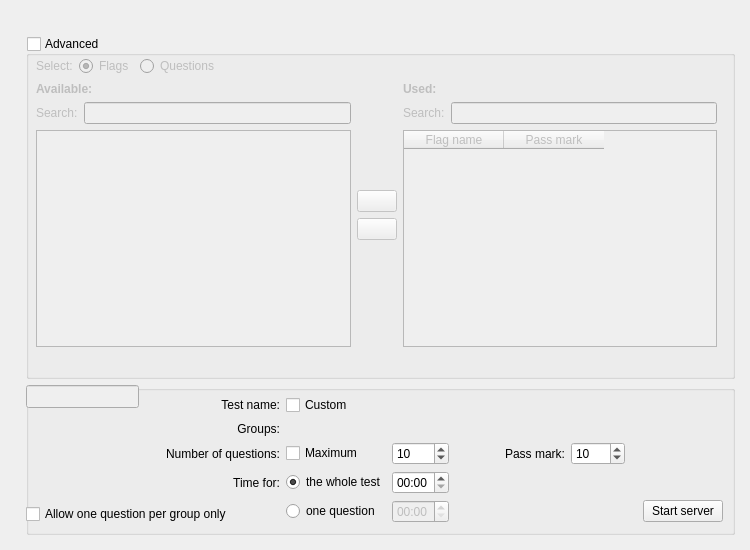
    <widget class="QWidget" name="testSettingsPage" >
     <widget class="QWidget" name="testSettingsGridLayout" >
      <property name="geometry" >
       <rect>
        <x>20</x>
        <y>30</y>
        <width>721</width>
        <height>511</height>
       </rect>
      </property>
      <layout class="QGridLayout" >
       <property name="leftMargin" >
        <number>6</number>
       </property>
       <property name="topMargin" >
        <number>6</number>
       </property>
       <property name="rightMargin" >
        <number>6</number>
       </property>
       <property name="bottomMargin" >
        <number>6</number>
       </property>
       <property name="horizontalSpacing" >
        <number>6</number>
       </property>
       <property name="verticalSpacing" >
        <number>6</number>
       </property>
       <item row="1" column="0" >
        <widget class="QGroupBox" name="TSAdvancedSetupGroupBox" >
         <property name="title" >
          <string>Advanced</string>
         </property>
         <property name="checkable" >
          <bool>true</bool>
         </property>
         <property name="checked" >
          <bool>false</bool>
         </property>
         <widget class="QWidget" name="TSAdvancedSetupGridLayout" >
          <property name="geometry" >
           <rect>
            <x>0</x>
            <y>10</y>
            <width>701</width>
            <height>311</height>
           </rect>
          </property>
          <layout class="QGridLayout" >
           <property name="leftMargin" >
            <number>10</number>
           </property>
           <property name="topMargin" >
            <number>10</number>
           </property>
           <property name="rightMargin" >
            <number>10</number>
           </property>
           <property name="bottomMargin" >
            <number>10</number>
           </property>
           <property name="horizontalSpacing" >
            <number>6</number>
           </property>
           <property name="verticalSpacing" >
            <number>6</number>
           </property>
           <item row="1" column="0" >
            <layout class="QHBoxLayout" >
             <property name="spacing" >
              <number>6</number>
             </property>
             <property name="leftMargin" >
              <number>0</number>
             </property>
             <property name="topMargin" >
              <number>0</number>
             </property>
             <property name="rightMargin" >
              <number>0</number>
             </property>
             <property name="bottomMargin" >
              <number>0</number>
             </property>
             <item>
              <layout class="QVBoxLayout" >
               <property name="spacing" >
                <number>6</number>
               </property>
               <property name="leftMargin" >
                <number>0</number>
               </property>
               <property name="topMargin" >
                <number>0</number>
               </property>
               <property name="rightMargin" >
                <number>0</number>
               </property>
               <property name="bottomMargin" >
                <number>0</number>
               </property>
               <item>
                <widget class="QLabel" name="label_exclude" >
                 <property name="text" >
                  <string>&lt;b>Available:&lt;/b></string>
                 </property>
                </widget>
               </item>
               <item>
                <layout class="QHBoxLayout" >
                 <property name="spacing" >
                  <number>6</number>
                 </property>
                 <property name="leftMargin" >
                  <number>0</number>
                 </property>
                 <property name="topMargin" >
                  <number>0</number>
                 </property>
                 <property name="rightMargin" >
                  <number>0</number>
                 </property>
                 <property name="bottomMargin" >
                  <number>0</number>
                 </property>
                 <item>
                  <widget class="QLabel" name="label_search_available" >
                   <property name="text" >
                    <string>Search:</string>
                   </property>
                  </widget>
                 </item>
                 <item>
                  <widget class="QLineEdit" name="TSSearchAvailableLineEdit" >
                   <property name="statusTip" >
                    <string>Type a keyword to filter the list below</string>
                   </property>
                  </widget>
                 </item>
                </layout>
               </item>
               <item>
                <widget class="QListWidget" name="TSExcludeListWidget" />
               </item>
              </layout>
             </item>
             <item>
              <layout class="QVBoxLayout" >
               <property name="spacing" >
                <number>6</number>
               </property>
               <property name="leftMargin" >
                <number>0</number>
               </property>
               <property name="topMargin" >
                <number>0</number>
               </property>
               <property name="rightMargin" >
                <number>0</number>
               </property>
               <property name="bottomMargin" >
                <number>0</number>
               </property>
               <item>
                <spacer>
                 <property name="orientation" >
                  <enum>Qt::Vertical</enum>
                 </property>
                 <property name="sizeHint" >
                  <size>
                   <width>20</width>
                   <height>40</height>
                  </size>
                 </property>
                </spacer>
               </item>
               <item>
                <widget class="QPushButton" name="btnAddToList" >
                 <property name="icon" >
                  <iconset resource="resources.qrc" >:/images/images/forward.png</iconset>
                 </property>
                </widget>
               </item>
               <item>
                <widget class="QPushButton" name="btnRemoveFromList" >
                 <property name="icon" >
                  <iconset resource="resources.qrc" >:/images/images/back.png</iconset>
                 </property>
                </widget>
               </item>
               <item>
                <spacer>
                 <property name="orientation" >
                  <enum>Qt::Vertical</enum>
                 </property>
                 <property name="sizeHint" >
                  <size>
                   <width>20</width>
                   <height>40</height>
                  </size>
                 </property>
                </spacer>
               </item>
              </layout>
             </item>
             <item>
              <layout class="QVBoxLayout" >
               <property name="spacing" >
                <number>6</number>
               </property>
               <property name="leftMargin" >
                <number>0</number>
               </property>
               <property name="topMargin" >
                <number>0</number>
               </property>
               <property name="rightMargin" >
                <number>0</number>
               </property>
               <property name="bottomMargin" >
                <number>0</number>
               </property>
               <item>
                <widget class="QLabel" name="label_include" >
                 <property name="text" >
                  <string>&lt;b>Used:&lt;/b></string>
                 </property>
                </widget>
               </item>
               <item>
                <layout class="QHBoxLayout" >
                 <property name="spacing" >
                  <number>6</number>
                 </property>
                 <property name="leftMargin" >
                  <number>0</number>
                 </property>
                 <property name="topMargin" >
                  <number>0</number>
                 </property>
                 <property name="rightMargin" >
                  <number>0</number>
                 </property>
                 <property name="bottomMargin" >
                  <number>0</number>
                 </property>
                 <item>
                  <widget class="QLabel" name="label_search_used" >
                   <property name="text" >
                    <string>Search:</string>
                   </property>
                  </widget>
                 </item>
                 <item>
                  <widget class="QLineEdit" name="TSSearchUsedLineEdit" >
                   <property name="statusTip" >
                    <string>Type a keyword to filter the list below</string>
                   </property>
                  </widget>
                 </item>
                </layout>
               </item>
               <item>
                <widget class="QTableWidget" name="TSIncludeTableWidget" >
                 <property name="showGrid" >
                  <bool>false</bool>
                 </property>
                 <column>
                  <property name="text" >
                   <string>Flag name</string>
                  </property>
                 </column>
                 <column>
                  <property name="text" >
                   <string>Pass mark</string>
                  </property>
                 </column>
                </widget>
               </item>
              </layout>
             </item>
            </layout>
           </item>
           <item row="0" column="0" >
            <layout class="QHBoxLayout" >
             <property name="spacing" >
              <number>6</number>
             </property>
             <property name="leftMargin" >
              <number>0</number>
             </property>
             <property name="topMargin" >
              <number>0</number>
             </property>
             <property name="rightMargin" >
              <number>0</number>
             </property>
             <property name="bottomMargin" >
              <number>0</number>
             </property>
             <item>
              <widget class="QLabel" name="label_advanced_select" >
               <property name="text" >
                <string>Select:</string>
               </property>
              </widget>
             </item>
             <item>
              <widget class="QRadioButton" name="rbtnSelectFlags" >
               <property name="text" >
                <string>Flags</string>
               </property>
               <property name="checked" >
                <bool>true</bool>
               </property>
              </widget>
             </item>
             <item>
              <widget class="QRadioButton" name="rbtnSelectQuestions" >
               <property name="text" >
                <string>Questions</string>
               </property>
              </widget>
             </item>
             <item>
              <spacer>
               <property name="orientation" >
                <enum>Qt::Horizontal</enum>
               </property>
               <property name="sizeHint" >
                <size>
                 <width>40</width>
                 <height>20</height>
                </size>
               </property>
              </spacer>
             </item>
            </layout>
           </item>
          </layout>
         </widget>
        </widget>
       </item>
       <item row="2" column="0" >
        <widget class="QGroupBox" name="TSCommonSettingsGroupBox" >
         <property name="minimumSize" >
          <size>
           <width>0</width>
           <height>150</height>
          </size>
         </property>
         <property name="maximumSize" >
          <size>
           <width>16777215</width>
           <height>150</height>
          </size>
         </property>
         <property name="title" >
          <string/>
         </property>
         <widget class="QLineEdit" name="TSTestNameLineEdit" >
          <property name="enabled" >
           <bool>false</bool>
          </property>
          <property name="geometry" >
           <rect>
            <x>0</x>
            <y>0</y>
            <width>113</width>
            <height>23</height>
           </rect>
          </property>
          <property name="statusTip" >
           <string>Set a custom test name</string>
          </property>
         </widget>
         <widget class="QWidget" name="TSCommonSettingsGridLayout" >
          <property name="geometry" >
           <rect>
            <x>130</x>
            <y>0</y>
            <width>577</width>
            <height>148</height>
           </rect>
          </property>
          <layout class="QGridLayout" >
           <property name="leftMargin" >
            <number>10</number>
           </property>
           <property name="topMargin" >
            <number>10</number>
           </property>
           <property name="rightMargin" >
            <number>10</number>
           </property>
           <property name="bottomMargin" >
            <number>10</number>
           </property>
           <property name="horizontalSpacing" >
            <number>6</number>
           </property>
           <property name="verticalSpacing" >
            <number>6</number>
           </property>
           <item row="3" column="2" >
            <widget class="QTimeEdit" name="TSTestTimeEdit" >
             <property name="statusTip" >
              <string>Time for the whole test</string>
             </property>
             <property name="displayFormat" >
              <string>HH:mm</string>
             </property>
            </widget>
           </item>
           <item row="3" column="0" >
            <widget class="QLabel" name="label_testtime" >
             <property name="text" >
              <string>Time for:</string>
             </property>
             <property name="alignment" >
              <set>Qt::AlignRight|Qt::AlignTrailing|Qt::AlignVCenter</set>
             </property>
            </widget>
           </item>
           <item row="2" column="3" >
            <widget class="QLabel" name="label_passmark" >
             <property name="minimumSize" >
              <size>
               <width>110</width>
               <height>0</height>
              </size>
             </property>
             <property name="text" >
              <string>Pass mark:</string>
             </property>
             <property name="alignment" >
              <set>Qt::AlignRight|Qt::AlignTrailing|Qt::AlignVCenter</set>
             </property>
            </widget>
           </item>
           <item row="2" column="0" >
            <widget class="QLabel" name="label_qnum" >
             <property name="text" >
              <string>Number of questions:</string>
             </property>
             <property name="alignment" >
              <set>Qt::AlignRight|Qt::AlignTrailing|Qt::AlignVCenter</set>
             </property>
            </widget>
           </item>
           <item row="2" column="4" >
            <widget class="QSpinBox" name="TSPassMarkSpinBox" >
             <property name="minimumSize" >
              <size>
               <width>54</width>
               <height>0</height>
              </size>
             </property>
             <property name="statusTip" >
              <string>Specify the minimum number of correct answers to pass the exam</string>
             </property>
             <property name="minimum" >
              <number>1</number>
             </property>
             <property name="value" >
              <number>10</number>
             </property>
            </widget>
           </item>
           <item row="2" column="5" >
            <spacer>
             <property name="orientation" >
              <enum>Qt::Horizontal</enum>
             </property>
             <property name="sizeHint" >
              <size>
               <width>40</width>
               <height>20</height>
              </size>
             </property>
            </spacer>
           </item>
           <item row="4" column="1" >
            <widget class="QRadioButton" name="rbtnQuestionTime" >
             <property name="text" >
              <string>one question</string>
             </property>
            </widget>
           </item>
           <item row="2" column="2" >
            <widget class="QSpinBox" name="TSQnumSpinBox" >
             <property name="minimumSize" >
              <size>
               <width>54</width>
               <height>0</height>
              </size>
             </property>
             <property name="statusTip" >
              <string>Specify the number of questions</string>
             </property>
             <property name="minimum" >
              <number>1</number>
             </property>
             <property name="value" >
              <number>10</number>
             </property>
            </widget>
           </item>
           <item row="2" column="1" >
            <widget class="QCheckBox" name="TSMaxQnumCheckBox" >
             <property name="statusTip" >
              <string>Use the maximum number of questions possible</string>
             </property>
             <property name="text" >
              <string>Maximum</string>
             </property>
            </widget>
           </item>
           <item row="4" column="2" >
            <widget class="QTimeEdit" name="TSQuestionTimeEdit" >
             <property name="enabled" >
              <bool>false</bool>
             </property>
             <property name="statusTip" >
              <string>Time for one question (multiplied by the number of questions)</string>
             </property>
             <property name="displayFormat" >
              <string>HH:mm</string>
             </property>
            </widget>
           </item>
           <item row="4" column="6" >
            <widget class="QPushButton" name="btnStartServer" >
             <property name="statusTip" >
              <string>Proceed to testing mode using this computer as a server</string>
             </property>
             <property name="text" >
              <string>Start server</string>
             </property>
             <property name="icon" >
              <iconset resource="resources.qrc" >:/images/images/player_play.png</iconset>
             </property>
            </widget>
           </item>
           <item row="3" column="1" >
            <widget class="QRadioButton" name="rbtnTestTime" >
             <property name="text" >
              <string>the whole test</string>
             </property>
             <property name="checked" >
              <bool>true</bool>
             </property>
            </widget>
           </item>
           <item row="0" column="0" >
            <widget class="QLabel" name="label_test_name" >
             <property name="text" >
              <string>Test name:</string>
             </property>
             <property name="alignment" >
              <set>Qt::AlignRight|Qt::AlignTrailing|Qt::AlignVCenter</set>
             </property>
            </widget>
           </item>
           <item row="0" column="1" >
            <widget class="QCheckBox" name="TSCustomTestNameCheckBox" >
             <property name="statusTip" >
              <string>Enable setting a custom test name (if unchecked, database name will be used)</string>
             </property>
             <property name="text" >
              <string>Custom</string>
             </property>
            </widget>
           </item>
           <item row="1" column="0" >
            <widget class="QLabel" name="label_allow_groups" >
             <property name="text" >
              <string>Groups:</string>
             </property>
             <property name="alignment" >
              <set>Qt::AlignRight|Qt::AlignTrailing|Qt::AlignVCenter</set>
             </property>
            </widget>
           </item>
          </layout>
         </widget>
         <widget class="QCheckBox" name="TSGroupsCheckBox" >
          <property name="geometry" >
           <rect>
            <x>0</x>
            <y>120</y>
            <width>239</width>
            <height>18</height>
           </rect>
          </property>
          <property name="statusTip" >
           <string>Allow one question per group to appear in one test only, i.e. choose one of the group randomly</string>
          </property>
          <property name="text" >
           <string>Allow one question per group only</string>
          </property>
         </widget>
        </widget>
       </item>
      </layout>
     </widget>
    </widget>
